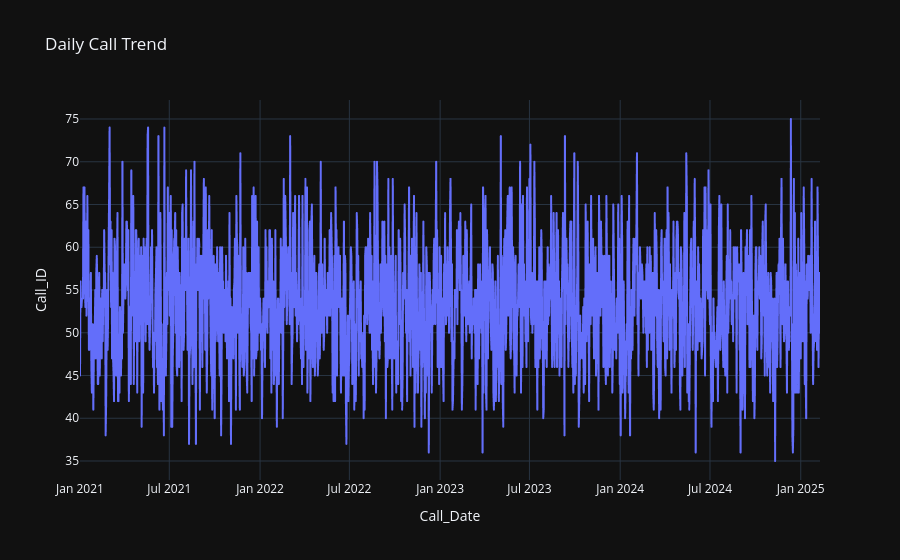

Source (notebook cell):
### Markdown cell above
Daily Call Trend

### Code cell
daily_calls = df.groupby('Call_Date')['Call_ID'].count().reset_index()

fig = px.line(
    daily_calls,
    x='Call_Date',
    y='Call_ID',
    title='Daily Call Trend'
)

fig.show()

### Figure 1 — Plotly figure (JSON) as saved in the notebook; plotly's stock layout.template omitted (floating-point values rounded to 4 significant figures; data arrays with more than 128 entries replaced by an {"elided": "..."} marker saying what was removed)
{"data": [{"hovertemplate": "Call_Date=%{x}<br>Call_ID=%{y}<extra></extra>", "legendgroup": "", "line": {"color": "#636efa", "dash": "solid"}, "marker": {"symbol": "circle"}, "mode": "lines", "name": "", "showlegend": false, "x": {"elided": "1501 str values"}, "xaxis": "x", "y": {"elided": "1501 int values"}, "yaxis": "y", "type": "scattergl"}], "layout": {"xaxis": {"anchor": "y", "domain": [0.0, 1.0], "title": {"text": "Call_Date"}}, "yaxis": {"anchor": "x", "domain": [0.0, 1.0], "title": {"text": "Call_ID"}}, "legend": {"tracegroupgap": 0}, "title": {"text": "Daily Call Trend"}}}
